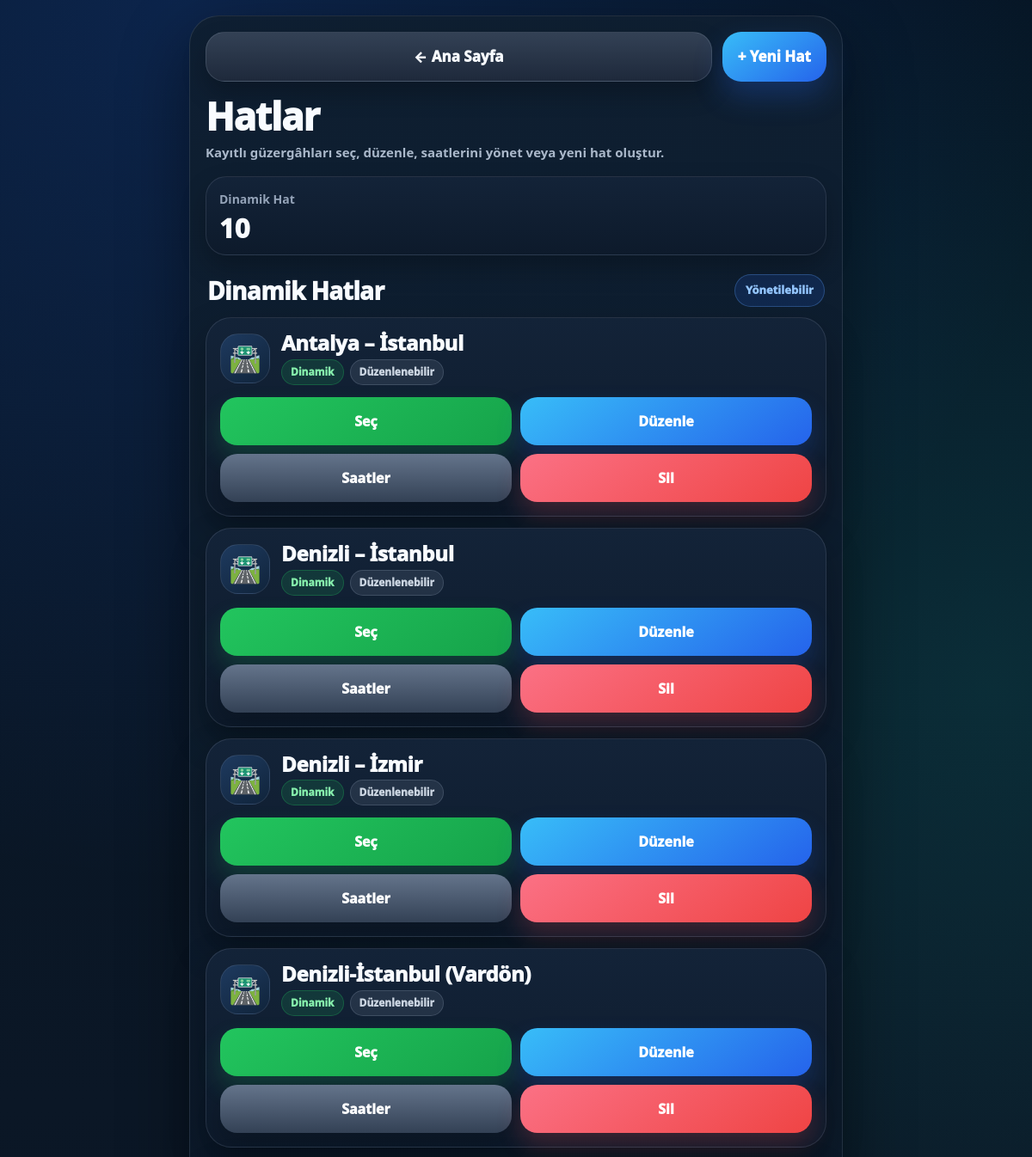
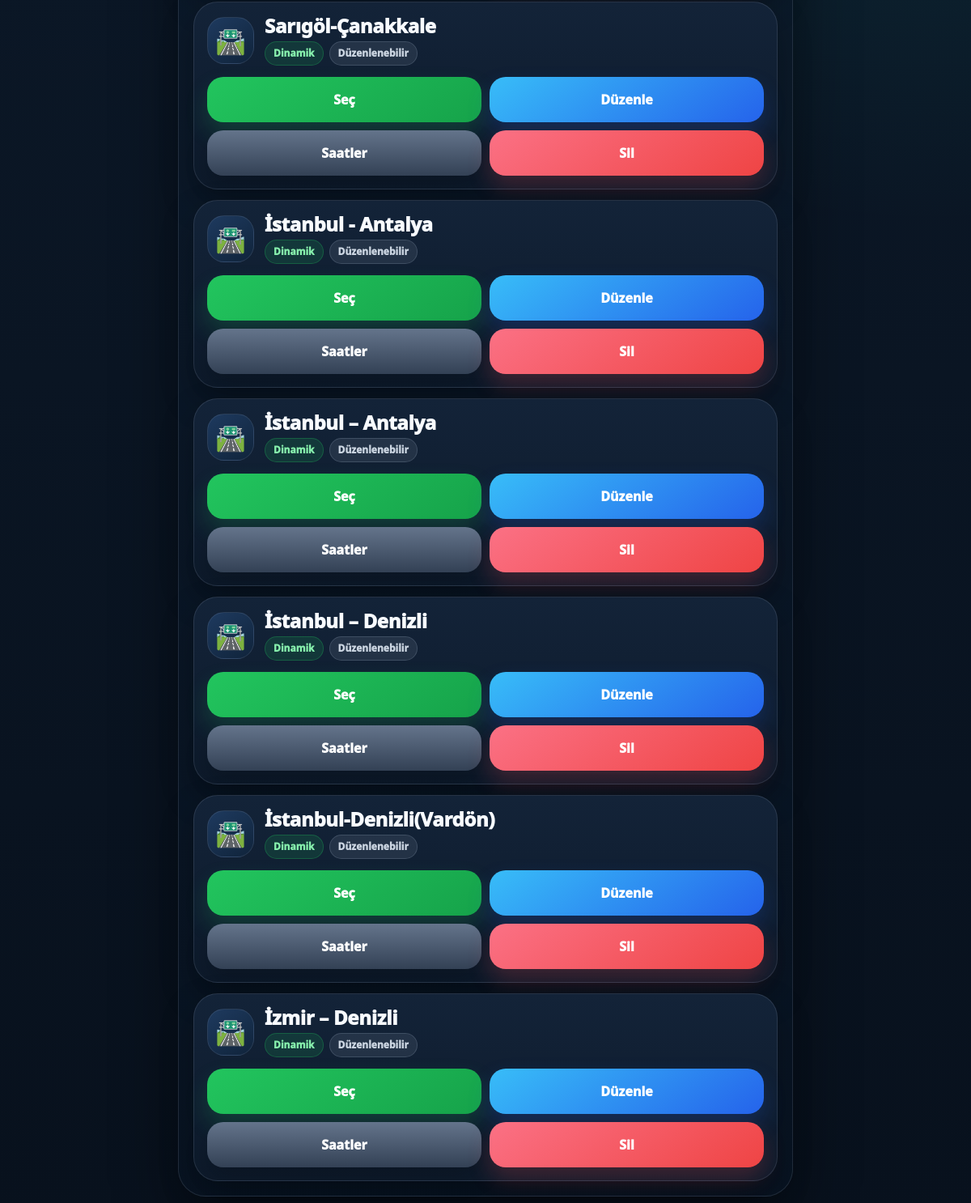
Screenshot of /hatlar (signed in) with the database file from the repository (2 pictures, top to bottom).
### tables this page shows
CREATE TABLE routes(
            id INTEGER PRIMARY KEY,
            name TEXT UNIQUE,
            stops TEXT           -- JSON list (["Durak1","Durak2",...])
        );

### modules/routes_panel.py (the view)
    def routes_list():
        db = get_db()
        rows = db.execute("SELECT id, name FROM routes ORDER BY name").fetchall()
        db_names = {r["name"] for r in rows}
        builtin_routes = []
        for name in ROUTE_STOPS.keys():
            builtin_routes.append({
                "name": name,
                "overridden": name in db_names,
                "edit_url": url_for("builtin_route_edit", name=name),
            })
        return render_template("routes_list.html", routes=rows, builtin_routes=builtin_routes)

### app.py (called while the page is built, shortened)
def ensure_admin_profile_table(db):
    db.execute("""
        CREATE TABLE IF NOT EXISTS admin_profile(
            id INTEGER PRIMARY KEY CHECK(id=1),
            full_name TEXT NOT NULL DEFAULT '',
            phone TEXT NOT NULL DEFAULT '',
            photo_path TEXT NOT NULL DEFAULT '',
            created_at TEXT NOT NULL DEFAULT (datetime('now','localtime')),
            updated_at TEXT NOT NULL DEFAULT (datetime('now','localtime'))
        )
    """)

def get_admin_profile():
    db = get_db()
    ensure_admin_profile_table(db)
    row = db.execute("""
        SELECT id, full_name, phone, photo_path, created_at, updated_at
        FROM admin_profile
        WHERE id=1
    """).fetchone()
    if not row:
        return None

def admin_profile_exists():
    prof = get_admin_profile()
    return bool(prof and prof.get("full_name"))

@app.context_processor
def inject_admin_profile():
    try:
        return {"admin_profile": get_admin_profile()}
    except Exception:
        return {"admin_profile": None}

def get_db() -> sqlite3.Connection:
    if "db" not in g:
        g.db = sqlite3.connect(DB_PATH)
        g.db.row_factory = sqlite3.Row
        g.db.execute("PRAGMA foreign_keys=ON;")
        g.db.execute("PRAGMA journal_mode=WAL;")
    return g.db

def settings_get(key: str, default=None):
    row = get_db().execute("SELECT value FROM settings WHERE key=?", (key,)).fetchone()
    if not row:
        return default
    raw = row["value"]
    try:
        return json.loads(raw)
    except Exception:
        return raw

def get_active_trip() -> Optional[int]:
    row = get_db().execute("SELECT active_trip_id FROM app_state WHERE id=1").fetchone()
    return row["active_trip_id"] if row else None

def get_active_trip_row():
    tid = get_active_trip()
    if not tid:
        return None
    return get_db().execute("SELECT * FROM trips WHERE id=?", (tid,)).fetchone()

@app.after_request
def dev_no_cache_headers(response):
    response.headers["Cache-Control"] = "no-store, no-cache, must-revalidate, max-age=0"
    response.headers["Pragma"] = "no-cache"
    response.headers["Expires"] = "0"
    return response

def issue_csrf() -> str:
    token = secrets.token_urlsafe(32)
    session["csrf_token"] = token
    return token

def get_csrf() -> str:
    tok = session.get("csrf_token")
    if not tok:
        tok = issue_csrf()
    return tok

def is_excluded_path(path: str) -> bool:
    return any(path == x or path.startswith(x + "/") for x in EXCLUDE_PREFIXES)

### templates/routes_list.html (shortened to what this page needs)
{% extends "base.html" %}
{% block content %}
<link rel="stylesheet" href="/static/style.css">
<main class="routes-shell">
  <div class="routes-top">
    <a class="top-btn home" href="{{ url_for('index') }}">← Ana Sayfa</a>
    <a class="top-btn new" href="{{ url_for('add_route') }}">+ Yeni Hat</a>
  </div>
  <section class="routes-hero">
    <h1>Hatlar</h1>
    <p>Kayıtlı güzergâhları seç, düzenle, saatlerini yönet veya yeni hat oluştur.</p>
  </section>
  <section class="summary-grid">
    <div class="summary-card">
      <div class="summary-label">Dinamik Hat</div>
      <div class="summary-value">{{ routes|length }}</div>
    </div>
  </section>
  <div class="section-head">
    <h2>Dinamik Hatlar</h2>
    <span class="section-pill">Yönetilebilir</span>
  </div>
  <section class="routes-list">
    {% for r in routes %}
      <article class="route-card">
        <div class="route-main">
          <div class="route-icon">🛣️</div>
          <div>
            <div class="route-name">{{ r.name }}</div>
            <div class="route-sub">
              <span class="badge dynamic">Dinamik</span>
              <span class="badge fixed">Düzenlenebilir</span>
            </div>
          </div>
        </div>
        <div class="route-actions dynamic-actions">
          <button class="action-btn select" type="button" onclick="setRoute({{ r.name | tojson }})">Seç</button>
          <a class="action-link edit" href="{{ url_for('route_edit', rid=r.id) }}">Düzenle</a>
          <a class="action-link time" href="{{ url_for('route_schedule_edit', rid=r.id) }}">Saatler</a>
          <form class="delete-form" method="post" action="{{ url_for('route_delete', rid=r.id) }}"
                onsubmit="return confirm('Bu hattı silmek istiyor musun?')">
            <button class="action-btn delete" type="submit">Sil</button>
          </form>
        </div>
      </article>
    {% else %}
      <div class="empty-card">
        Henüz kayıtlı dinamik hat yok. “+ Yeni Hat” ile ilk hattını oluşturabilirsin.
      </div>
    {% endfor %}
  </section>
</main>
{% endblock %}

### templates/routes_list.html (style rules this page uses)
* { box-sizing:border-box; -webkit-tap-highlight-color:transparent; }
body { background: radial-gradient(circle at 18% 0%, rgba(37,99,235,.20), transparent 34%), radial-gradient(circle at 96% 28%, rgba(20,184,166,.14), transparent 35%), linear-gradient(180deg,#061524,#0b1726 45%,#08111d) !important; color:#eaf2ff; font-family:system-ui,-apple-system,"Segoe UI",Roboto,Arial,sans-serif; }
.routes-shell { width:min(94vw,760px); margin:18px auto 34px; padding:18px; border-radius:34px; background:linear-gradient(180deg,rgba(15,31,49,.96),rgba(8,20,34,.96)); border:1px solid rgba(148,163,184,.18); box-shadow:0 28px 80px rgba(0,0,0,.42); }
.routes-top { display:grid; grid-template-columns:1fr auto; gap:12px; align-items:center; margin-bottom:18px; }
.top-btn { min-height:58px; border-radius:22px; padding:0 18px; display:flex; align-items:center; justify-content:center; text-decoration:none; border:1px solid rgba(148,163,184,.22); color:#f8fbff; font-size:17px; font-weight:950; box-shadow:0 14px 28px rgba(0,0,0,.24); }
.top-btn.home { background:linear-gradient(180deg,#334155,#1e293b); }
.top-btn.new { background:linear-gradient(145deg,#38bdf8,#2563eb); border:0; color:#fff; box-shadow:0 16px 34px rgba(37,99,235,.28); }
.routes-hero { margin-bottom:18px; }
.routes-hero h1 { margin:0; color:#f8fbff; font-size:44px; line-height:1; font-weight:950; letter-spacing:-1.2px; }
.routes-hero p { margin:10px 0 0; color:#aab8ca; font-size:15px; line-height:1.35; font-weight:800; }
.summary-grid { display:grid; grid-template-columns:1fr; gap:12px; margin-bottom:18px; }
.summary-card { min-height:88px; border-radius:24px; padding:15px; background:linear-gradient(180deg,#132338,#0d1a2b); border:1px solid rgba(148,163,184,.18); box-shadow:0 14px 30px rgba(0,0,0,.24); }
.summary-label { color:#94a3b8; font-size:14px; font-weight:900; }
.summary-value { margin-top:8px; color:#f8fbff; font-size:31px; line-height:1; font-weight:950; }
.section-head { display:flex; align-items:center; justify-content:space-between; gap:10px; margin:22px 2px 12px; }
.section-head h2 { margin:0; color:#f8fbff; font-size:28px; line-height:1; font-weight:950; letter-spacing:-.6px; }
.section-pill { padding:8px 12px; border-radius:999px; background:rgba(37,99,235,.16); border:1px solid rgba(96,165,250,.30); color:#93c5fd; font-size:13px; font-weight:950; white-space:nowrap; }
.routes-list { display:grid; gap:13px; }
.route-card { border-radius:30px; padding:16px; background:linear-gradient(180deg,#132338,#0d1a2b); border:1px solid rgba(148,163,184,.18); box-shadow:0 18px 42px rgba(0,0,0,.28); }
.route-main { display:grid; grid-template-columns:58px 1fr; gap:13px; align-items:center; margin-bottom:14px; }
.route-icon { width:58px; height:58px; border-radius:21px; display:grid; place-items:center; background:linear-gradient(145deg,#1e3a5f,#10243b); border:1px solid rgba(148,163,184,.18); font-size:30px; }
.route-name { color:#f8fbff; font-size:24px; line-height:1.08; font-weight:950; letter-spacing:-.3px; word-break:break-word; }
.route-sub { margin-top:6px; display:flex; flex-wrap:wrap; gap:7px; align-items:center; }
.badge { display:inline-flex; align-items:center; min-height:30px; padding:0 10px; border-radius:999px; font-size:12px; font-weight:950; }
.badge.dynamic { background:rgba(34,197,94,.14); border:1px solid rgba(34,197,94,.28); color:#86efac; }
.badge.fixed { background:rgba(148,163,184,.14); border:1px solid rgba(148,163,184,.24); color:#cbd5e1; }
.route-actions { display:grid; gap:10px; }
.route-actions.dynamic-actions { grid-template-columns:1fr 1fr; }
.action-link, .action-btn { width:100%; min-height:56px; border:0; border-radius:20px; padding:0 12px; display:flex; align-items:center; justify-content:center; text-align:center; text-decoration:none; font-family:inherit; font-size:16px; font-weight:950; line-height:1; cursor:pointer; color:#fff; }
.action-link.select, .action-btn.select { background:linear-gradient(145deg,#22c55e,#16a34a); box-shadow:0 14px 28px rgba(34,197,94,.20); }
.action-link.edit { background:linear-gradient(145deg,#38bdf8,#2563eb); box-shadow:0 14px 28px rgba(37,99,235,.22); }
.action-link.time { background:linear-gradient(180deg,#64748b,#334155); box-shadow:0 14px 28px rgba(0,0,0,.20); }
.action-btn.delete { background:linear-gradient(145deg,#fb7185,#ef4444); box-shadow:0 14px 28px rgba(239,68,68,.22); }
.delete-form { margin:0; width:100%; }

### rows the page displays
routes: name "Antalya – İstanbul"
routes: name "Denizli – İstanbul"
routes: name "Denizli – İzmir"
routes: name "Denizli-İstanbul (Vardön)"
routes: name "Sarıgöl-Çanakkale"
routes: name "İstanbul - Antalya"
routes: name "İstanbul – Antalya"
routes: name "İstanbul – Denizli"
routes: name "İstanbul-Denizli(Vardön)"
routes: name "İzmir – Denizli"

### other values shown
{{ routes|length }} "10"
